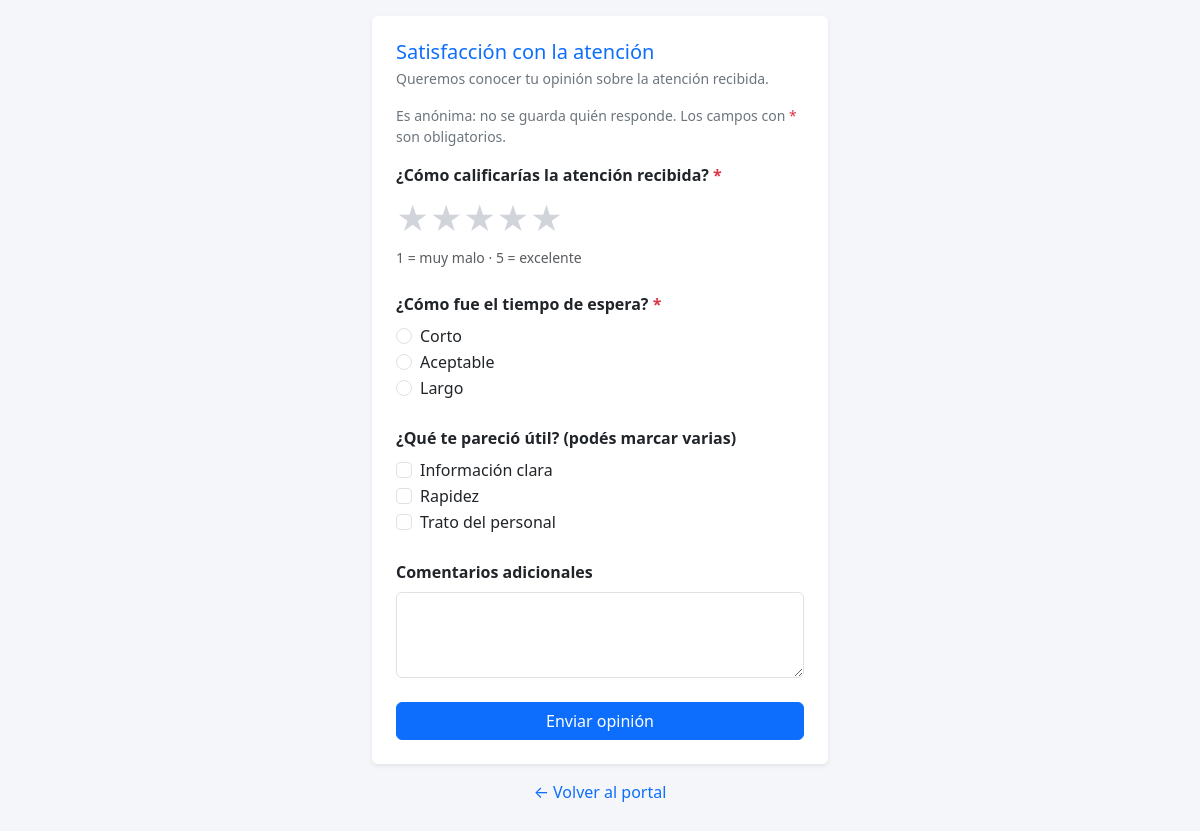
Screenshot of /presentacion/encuesta.php?id=1 with the database file from the repository.
### tables this page shows
CREATE TABLE encuesta (
    id             INT AUTO_INCREMENT PRIMARY KEY,
    titulo         VARCHAR(120) NOT NULL,
    descripcion    VARCHAR(300) NULL,
    estado         ENUM('borrador','publicada','cerrada') NOT NULL DEFAULT 'borrador',
    version        INT NOT NULL DEFAULT 1,
    fecha_creacion DATETIME NOT NULL,
    activo         TINYINT(1) NOT NULL DEFAULT 1,
    id_categoria   INT NULL,                   
    id_categoria_encuesta INT NULL,            
    id_origen      INT NULL,
    id_usuario     INT NOT NULL,               
    FOREIGN KEY (id_categoria) REFERENCES categoria(id),
    FOREIGN KEY (id_categoria_encuesta) REFERENCES categoria_encuesta(id),
    FOREIGN KEY (id_origen)    REFERENCES encuesta(id),
    FOREIGN KEY (id_usuario)   REFERENCES usuario(id)
);

CREATE TABLE pregunta (
    id          INT AUTO_INCREMENT PRIMARY KEY,
    id_encuesta INT NOT NULL,
    texto       VARCHAR(200) NOT NULL,
    tipo        ENUM('unica','multiple','valoracion','texto') NOT NULL DEFAULT 'valoracion',
    obligatoria TINYINT(1) NOT NULL DEFAULT 1,
    orden       INT NOT NULL DEFAULT 1,
    FOREIGN KEY (id_encuesta) REFERENCES encuesta(id)
);

CREATE TABLE opcion (
    id          INT AUTO_INCREMENT PRIMARY KEY,
    id_pregunta INT NOT NULL,
    texto       VARCHAR(100) NOT NULL,
    orden       INT NOT NULL DEFAULT 1,
    FOREIGN KEY (id_pregunta) REFERENCES pregunta(id)
);

### negocio/ayudas.php (called while the page is built, shortened)
<?php
function enteroPositivo($valor) {
    return (is_string($valor) && ctype_digit($valor)) ? (int) $valor : 0;
}

### datos/conexion.php (called while the page is built)
<?php
class Conexion {
    private $host    = "localhost";
    private $puerto  = "3306";
    private $dbname  = "sigsm_prueba";
    private $usuario = "root";
    private $clave   = "";
    private $charset = "utf8mb4";
    private $pdo;
    public function __construct() {
        $dsn = "mysql:host={$this->host};port={$this->puerto};dbname={$this->dbname};charset={$this->charset}";
        $opciones = [
            PDO::ATTR_ERRMODE            => PDO::ERRMODE_EXCEPTION,
            PDO::ATTR_DEFAULT_FETCH_MODE => PDO::FETCH_ASSOC,
            PDO::ATTR_EMULATE_PREPARES   => false,
        ];
        try {
            $this->pdo = new PDO($dsn, $this->usuario, $this->clave, $opciones);
        } catch (PDOException $e) {
            error_log("Error de conexión: " . $e->getMessage());
            die("No se pudo conectar con la base de datos. Revise datos/conexion.php y que MySQL esté encendido en XAMPP.");
        }
    }
    public function getConexion() {
        return $this->pdo;
    }
}

### datos/Encuesta.php (called while the page is built, shortened)
<?php
require_once __DIR__ . '/Pregunta.php';
class Encuesta {
    private $pdo;
    public function __construct($pdo) {
        $this->pdo = $pdo;
    }
    private function consultaBase() {
        return "SELECT e.id, e.titulo, e.descripcion, e.estado, e.version, e.fecha_creacion,
                       e.id_categoria, e.id_categoria_encuesta, e.id_origen, e.id_usuario,
                       c.nombre AS servicio, c.activo AS servicio_activo,
                       ce.nombre AS categoria_encuesta, ce.activo AS categoria_encuesta_activa,
                       u.nombre AS autor,
                       (SELECT COUNT(*) FROM pregunta p WHERE p.id_encuesta = e.id) AS preguntas,
                       (SELECT COUNT(*) FROM envio v WHERE v.id_encuesta = e.id) AS envios
                FROM encuesta e
                LEFT JOIN categoria c ON c.id = e.id_categoria
                LEFT JOIN categoria_encuesta ce ON ce.id = e.id_categoria_encuesta
                JOIN usuario u ON u.id = e.id_usuario
                WHERE e.activo = 1";
    }
    public function buscarPorId($id) {
        $stmt = $this->pdo->prepare($this->consultaBase() . " AND e.id = ?");
        $stmt->execute([$id]);
        return $stmt->fetch();
    }
    public function cargarCompleta($id) {
        $encuesta = $this->buscarPorId($id);
        if ($encuesta) {
            $encuesta['lista_preguntas'] = (new Pregunta($this->pdo))->listarPorEncuesta($id);
        }
        return $encuesta;
    }
}

### datos/Pregunta.php (called while the page is built, shortened)
<?php
class Pregunta {
    private $pdo;
    public function __construct($pdo) {
        $this->pdo = $pdo;
    }
    public function listarPorEncuesta($idEncuesta) {
        $stmt = $this->pdo->prepare(
            "SELECT id, id_encuesta, texto, tipo, obligatoria, orden
             FROM pregunta WHERE id_encuesta = ? ORDER BY orden, id"
        );
        $stmt->execute([$idEncuesta]);
        $preguntas = $stmt->fetchAll();
        $stmt = $this->pdo->prepare(
            "SELECT o.id, o.id_pregunta, o.texto, o.orden
             FROM opcion o JOIN pregunta p ON p.id = o.id_pregunta
             WHERE p.id_encuesta = ? ORDER BY o.orden, o.id"
        );
        $stmt->execute([$idEncuesta]);
        $porPregunta = [];
        foreach ($stmt->fetchAll() as $opcion) {
            $porPregunta[$opcion['id_pregunta']][] = $opcion;
        }
        foreach ($preguntas as $i => $pregunta) {
            $preguntas[$i]['opciones'] = $porPregunta[$pregunta['id']] ?? [];
        }
        return $preguntas;
    }
}

### negocio/sesion.php (called while the page is built, shortened)
<?php
function e($texto) {
    return htmlspecialchars((string) $texto, ENT_QUOTES, 'UTF-8');
}

### presentacion/_vista.php (called while the page is built, shortened)
<?php
require_once __DIR__ . '/../negocio/sesion.php';
require_once __DIR__ . '/../negocio/ayudas.php';
function datosForm() {
    $d = $_SESSION['datos_form'] ?? [];
    return $d;
}

### presentacion/encuesta.php (the view, shortened to what this page needs)
<?php
require_once __DIR__ . '/../negocio/sesion.php';
require_once __DIR__ . '/../negocio/ayudas.php';
require_once __DIR__ . '/../datos/conexion.php';
require_once __DIR__ . '/../datos/Encuesta.php';
require_once __DIR__ . '/../datos/Pregunta.php';
require_once __DIR__ . '/_vista.php';
$id = enteroPositivo($_GET['id'] ?? '');
$enc = false;
try {
    $enc = $id ? (new Encuesta((new Conexion())->getConexion()))->cargarCompleta($id) : false;
} catch (PDOException $e) {
    error_log('Error al leer la encuesta: ' . $e->getMessage());
}
$previos = [];
if ($enc) {
    $previos = datosForm();
} else {
    http_response_code(404);
}
?>
<!DOCTYPE html>
<html lang="es">
<head>
    <link href="https://cdn.jsdelivr.net/npm/bootstrap@5.3.3/dist/css/bootstrap.min.css" rel="stylesheet">
</head>
<body>
<div class="container py-3" style="max-width:480px;">
    <div class="card border-0 shadow-sm"><div class="card-body p-4">
    <?php if (!$enc): ?>
        <h5 class="text-primary">Encuesta no disponible</h5>
        <p class="text-secondary">La encuesta no existe o ya no está disponible.</p>
    <?php else: ?>
        <h5 class="text-primary mb-1"><?= e($enc['titulo']) ?></h5>
        <?php if ($enc['descripcion']): ?><p class="text-secondary small"><?= e($enc['descripcion']) ?></p><?php endif; ?>
        <p class="text-secondary small">Es anónima: no se guarda quién responde. Los campos con <span class="text-danger">*</span> son obligatorios.</p>
        <form action="../negocio/enviar_encuesta.php" method="POST" id="formEncuesta" novalidate>
            <?php foreach ($enc['lista_preguntas'] as $q): $campo = 'p_' . (int) $q['id']; $previo = $previos[$campo] ?? null; ?>
                <fieldset class="mb-4" data-tipo="<?= e($q['tipo']) ?>" data-obligatoria="<?= $q['obligatoria'] ? 1 : 0 ?>" data-texto="<?= e($q['texto']) ?>">
                    <legend class="fs-6 fw-semibold"><?= e($q['texto']) ?><?= $q['obligatoria'] ? ' <span class="text-danger">*</span>' : '' ?></legend>
                    <?php if ($q['tipo'] === 'unica'): ?>
                        <?php foreach ($q['opciones'] as $o): ?>
                            <div class="form-check"><input class="form-check-input" type="radio" name="<?= $campo ?>" id="o<?= (int) $o['id'] ?>" value="<?= (int) $o['id'] ?>" <?= (string) $previo === (string) $o['id'] ? 'checked' : '' ?>>
                                <label class="form-check-label" for="o<?= (int) $o['id'] ?>"><?= e($o['texto']) ?></label></div>
                        <?php endforeach; ?>
                    <?php elseif ($q['tipo'] === 'multiple'): ?>
                        <?php foreach ($q['opciones'] as $o): ?>
                            <div class="form-check"><input class="form-check-input" type="checkbox" name="<?= $campo ?>[]" id="o<?= (int) $o['id'] ?>" value="<?= (int) $o['id'] ?>" <?= is_array($previo) && in_array((string) $o['id'], $previo, true) ? 'checked' : '' ?>>
                                <label class="form-check-label" for="o<?= (int) $o['id'] ?>"><?= e($o['texto']) ?></label></div>
                        <?php endforeach; ?>
                    <?php elseif ($q['tipo'] === 'valoracion'): ?>
                        <div class="estrellas">
                            <?php for ($n = 5; $n >= 1; $n--): ?>
                                <label for="<?= $campo ?>_<?= $n ?>" title="<?= $n ?> de 5">★</label>
                            <?php endfor; ?>
                        </div>
                        <div class="form-text">1 = muy malo · 5 = excelente</div>
                    <?php else: ?>
                        <textarea class="form-control" name="<?= $campo ?>" rows="3" maxlength="300"><?= e(is_string($previo) ? $previo : '') ?></textarea>
                    <?php endif; ?>
                </fieldset>
            <?php endforeach; ?>
            <?php if (!$enc['lista_preguntas']): ?><p class="text-secondary">Esta encuesta todavía no tiene preguntas.</p>
            <?php else: ?><button type="submit" class="btn btn-primary w-100" id="botonEnviar">Enviar opinión</button><?php endif; ?>
        </form>
    <?php endif; ?>
    </div></div>
    <p class="text-center mt-3"><a href="portal-paciente.php?tab=encuestas" class="text-decoration-none">&larr; Volver al portal</a></p>
</div>
</body>
</html>

### presentacion/encuesta.php (style rules this page uses)
body { background:#f4f6f9; }
.estrellas label { font-size:2rem; color:#d1d5db; cursor:pointer; }
.estrellas { display:flex; flex-direction:row-reverse; justify-content:flex-end; }

### rows the page displays
encuesta: titulo "Satisfacción con la atención", descripcion "Queremos conocer tu opinión sobre la atención recibida."
pregunta: texto "¿Cómo calificarías la atención recibida?", tipo "valoracion" (drawn)
pregunta: texto "¿Cómo fue el tiempo de espera?"
opcion: id "☐ Corto", texto "Corto"
opcion: id "☐ Aceptable", texto "Aceptable"
opcion: id "☐ Largo", texto "Largo"
pregunta: texto "¿Qué te pareció útil? (podés marcar varias)"
opcion: texto "Información clara"
opcion: texto "Rapidez"
opcion: texto "Trato del personal"
pregunta: texto "Comentarios adicionales"
